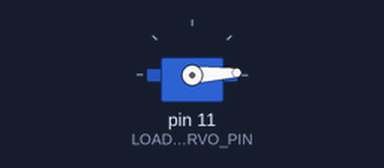
Bench run of a sketch on a simulated Arduino Uno, built with avr-gcc and run on an emulated ATmega328P. On the bench: servo.

Above: at 0.05 s.
At 0.7 s:
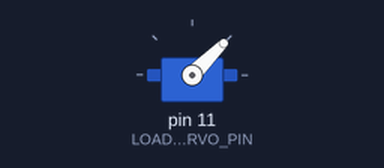
At 1.35 s:
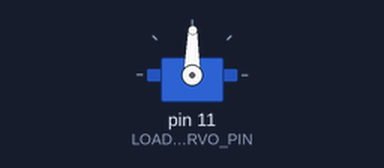
At 2.7 s:
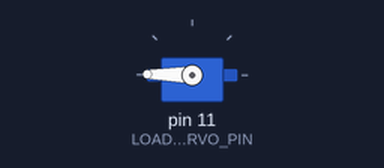
Timing chart, 0 to 6.2 s (numbered marks = the images above):
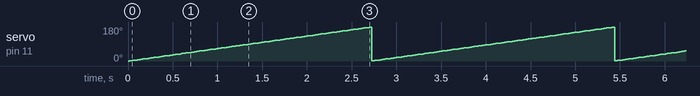

Measured:
- by itself, servo on pin 11 (LOAD_SERVO_PIN): ramps from 1° to 179° and jumps back, once every 2.7 s

The sketch:

TestLoadServo.ino
```cpp
#define BAUD 9600
#define LOAD_SERVO_PIN 11
#define TIME_DEGREE 15
#include "Servo.h"
#define S_SERVO_RESET 0
#define S_SERVO_LOAD 180
#define S_SERVO_CENTER 90

Servo load_servo;

void setup() {
  Serial.begin(BAUD);
  load_servo.attach(LOAD_SERVO_PIN);
}

void loop() {
  use_arm();
}

void use_arm() {
  int last;
  for (int degree = S_SERVO_RESET; degree < S_SERVO_LOAD; degree++) {
    last = load_servo.read();
    load_servo.write(degree);
    delay(TIME_DEGREE);
  }
}
```
